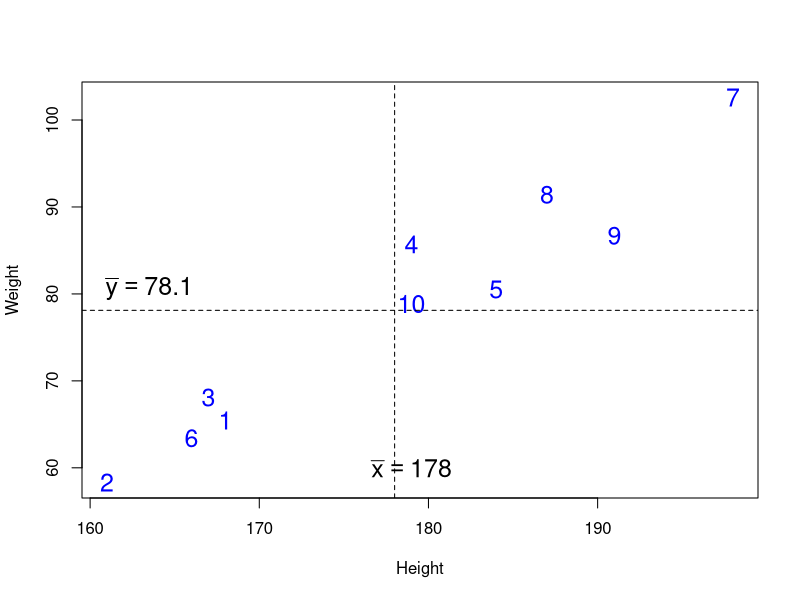
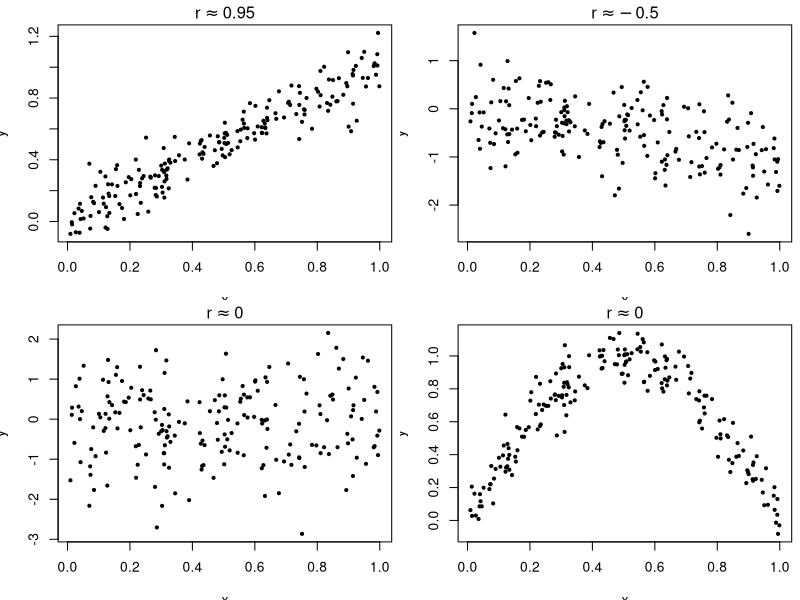
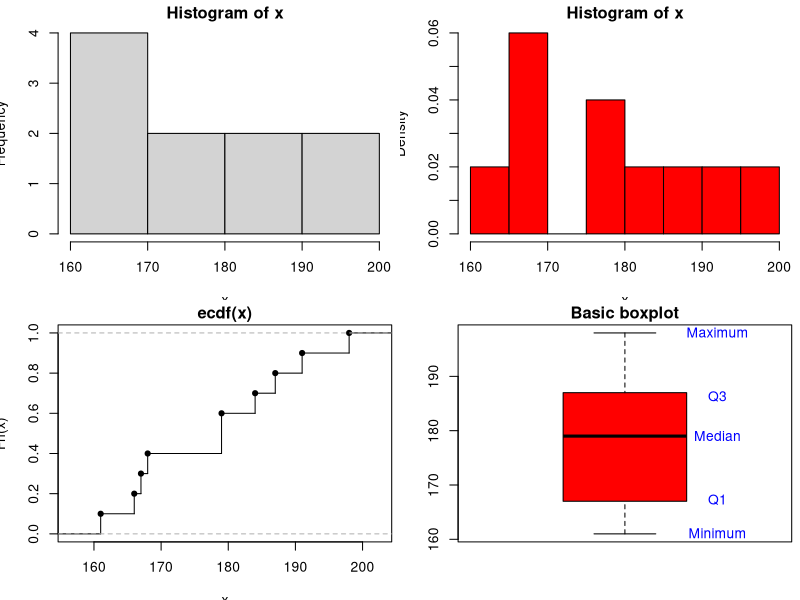
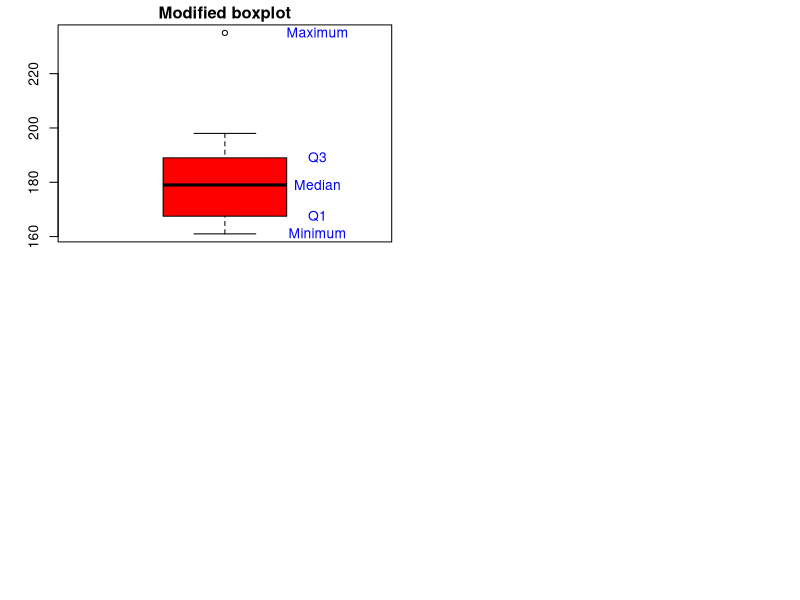

Generate these figures, in order, with R:





x <- c(185, 184, 194, 180, 182)
n=length(x)
cat(paste0("n=",n))
cat("\\begin{equation*}\n")
Digits <- 1
ch1 <- paste0("\\ioverline{x} = \\frac{1}{", length(x), "}")
ch2 <- paste(as.character(x), collapse= " + ")
ch3 <- paste0(" = ", round(mean(x), Digits))
cat(ch1, "(", ch2, ")", ch3, "\n", sep="")
cat("\\end{equation*}\n")
ch2 <- paste(as.character(x[order(x)]))
cat(ch2,"\n")
if (n/2-ceiling(n/2)<0) cat(paste0("the middle (since n is uneven)(",ceiling(n/2),"'th)")) else cat(paste0("the mean of the two middle ones (since n is even) (",ceiling(n/2),"'th and ",ceiling((n+1)/2),"'th)"))
cat(median(x)) 
cat(median(c(x,235)))
cat(mean(c(x,235))) 
cat(paste0("     n=",n,": "))
cat(x)
## n is assumed to be between 5 and 8 (incl)
cat("\\begin{equation*}\n")
ch1 <- paste0("\\frac{1}{", n-1, "}")
mch2=rep("0",n)
for (i in 1:n) mch2[i] <- paste0("(",x[i]," - ",round(mean(x),1),")^2")
ch2 <- paste(mch2[1:4], collapse= " + ")
ch2b <- paste(mch2[5:n], collapse= " + ")
ch3 <- paste0(" = ", round(var(x), 3))
cat(ch1, "(", ch2,"\n", sep="")
cat("\\end{equation*}\n")
cat("\\begin{equation*}\n")
cat(" + ",ch2b,")","\n", sep="")
cat("\\end{equation*}\n")
cat("\\begin{equation*}\n")
cat(ch3, "\n", sep="")
cat("\\end{equation*}\n")
## n is assumed to be between 5 and 8 (incl)
rvar=as.character(round(var(x), 3))
rsd=as.character(round(sd(x), 3))
cat("\\begin{equation*}\n")
cat("s=\\sqrt{",rvar,"} = ",rsd,"\n")
cat("\\end{equation*}\n")
cat(paste0("     n=",n,": "))
cat(x)
ch2 <- paste(as.character(x[order(x)]))
cat(ch2,"\n")
mynp=as.character(0.25*n)
cat("$np=",mynp,"$:\n")
cat("$Q_1=",as.character(quantile(x,probs=0.25,type=2)),"$\n")
ch2 <- paste(as.character(x[order(x)]))
cat(ch2,"\n")
mynp=as.character(0.75*n)
cat("$np=",mynp,"$:\n")
cat("$Q_3=",as.character(quantile(x,probs=0.75,type=2)),"$\n")
x=c(168,161,167,179,184,166,198,187,191,179)
y=c(65.5, 58.3, 68.1, 85.7, 80.5, 63.4, 102.6, 91.4, 86.7, 78.9)
plot(x, y, xlab="Height", ylab="Weight", cex=1.5, col="blue", type="n")
text(x, y, 1:10, cex=1.5, col="blue")
abline(v=mean(x), h=mean(y), lty=2)
text(mean(x)+1, 60, expression(bar(x)==178), cex=1.5)
text(163.5, mean(y)+2.5, expression(bar(y)==78.1), cex=1.5)
      set.seed(1234)
      n <- 200
      x <- runif(n)
      y1 <- x + rnorm(n,sd=0.1)
      y2 <- -x + rnorm(n,sd=0.5)
      y3 <- rnorm(n)
      y4 <- sin(pi*x) + rnorm(n,sd=0.1)
      #cor(cbind(x,y1,y2,y3,y4))
      
      par(mfrow=c(2,2))
      par(mar = c(3.5, 3.5, 1.5, 0.5))
      plot(x,y1,pch=19,cex=0.5,ylab="y", main=expression(r%~~%0.95))
      plot(x,y2,pch=19,cex=0.5,ylab="y", main=expression(r%~~%-0.5))
      plot(x,y3,pch=19,cex=0.5,ylab="y", main=expression(r%~~%0))
      plot(x,y4,pch=19,cex=0.5,ylab="y", main=expression(r%~~%0))
## Adding numbers in the console
2+3
y <- 3
x <- c(1, 4, 6, 2)
x
x <- 1:10
x
## Sample Mean and Median (data from eNote)
x <- c(168,161,167,179,184,166,198,187,191,179)
mean(x)
median(x)
## Sample variance and standard deviation
var(x)
sd(x)
## Sample quartiles
quantile(x,type=2)
## Sample quantiles 0%, 10%,..,90%, 100%:
quantile(x,probs=seq(0, 1, by=0.10),type=2)
## A histogram of the heights:
 hist(x)
## A density histogram of the heights:
hist(x,freq=FALSE,col="red",nclass=8)
plot(ecdf(x),verticals=TRUE)
## A basic boxplot of the heights: (range=0 makes it "basic")
boxplot(x,range=0,col="red",main="Basic boxplot")
text(1.3,quantile(x),c("Minimum","Q1","Median","Q3","Maximum"),
     col="blue")
## A modified boxplot of the heights with an 
## extreme observation, 235cm added:
## The modified version is the default
boxplot(c(x,235),col="red",main="Modified boxplot")
text(1.3,quantile(c(x,235)),c("Minimum","Q1","Median","Q3"
                              ,"Maximum"),col="blue")

